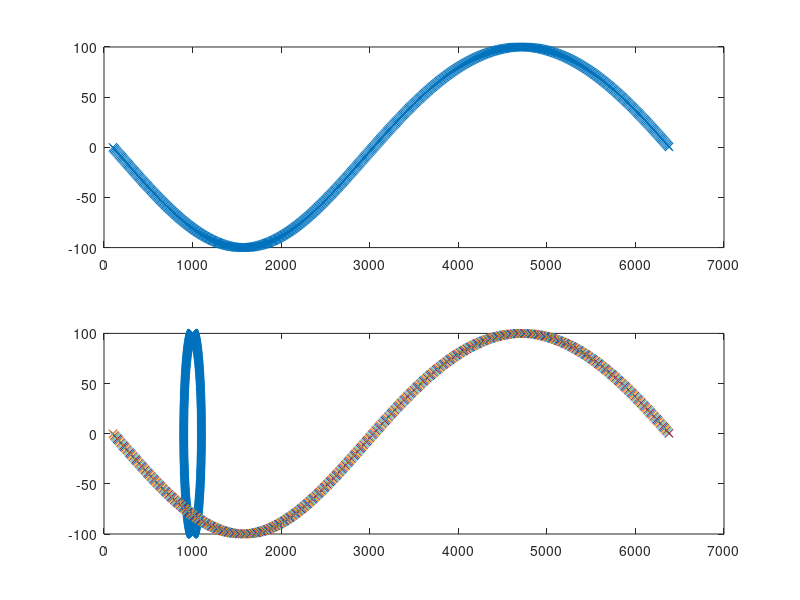

The MATLAB source for this figure:
%Note this leads to a non-constant along-front velocity...

U0 = 1000;

r = 100;

t = 0:.01:(2*pi);

y = r.*sin(-t)
x = r.*cos(-t) + U0*t;

u = -r.*sin(-t) + U0;
v = -r.*cos(-t);
mag = abs(u+1i*v);
subplot(2,1,1)
plot(x, y, 'x')
subplot(2,1,2)
plot(u, v, 'x')

%%
hold on
for i=1:length(t)
   plot(x(i), y(i), 'x');
   pause(.001)
end
hold off

%%
